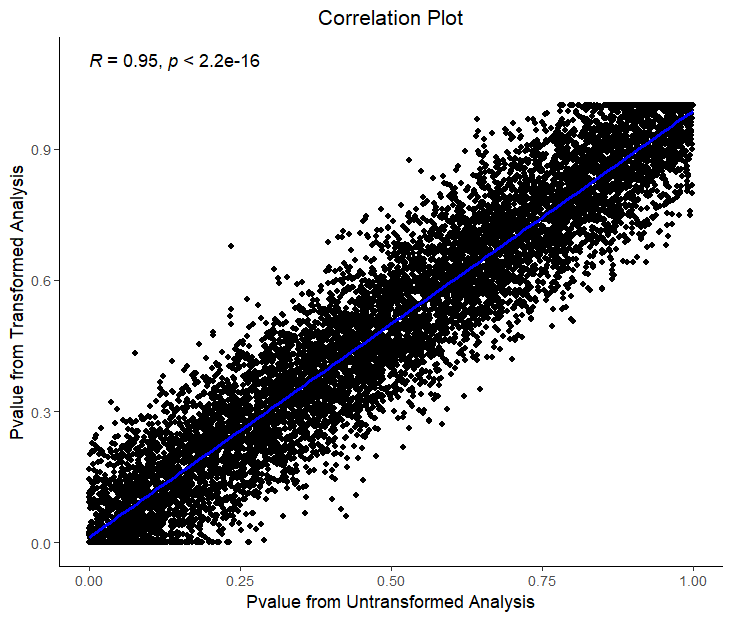

This chart was generated by the following R code:
library(ggplot2)
library(ggpubr)
library(dplyr)

#Read-In Data and Merge by rsid

data1 <- read.table("method1_data.txt", sep = "\t", header=TRUE)
data2 <- read.table("method2_data.txt", sep = "\t", header=TRUE)

data <- left_join(data1, data2, by='rsid') 

#Create Scatter Plot with Correlation of P-values between Two Methods

ggplot(data, aes(x=pval_method1, y=pval_method2))+ 
  geom_point() +
  geom_smooth(method=lm, se=FALSE, col='blue', size=1) +
  stat_cor(method = "pearson", label.x =0, label.y = 1.1) +
  labs(x = "Pvalue from Untransformed Analysis",
       y = "Pvalue from Transformed Analysis",
       title = "Correlation Plot") +
  theme_classic() +
  theme(plot.title = element_text(hjust=0.5))
